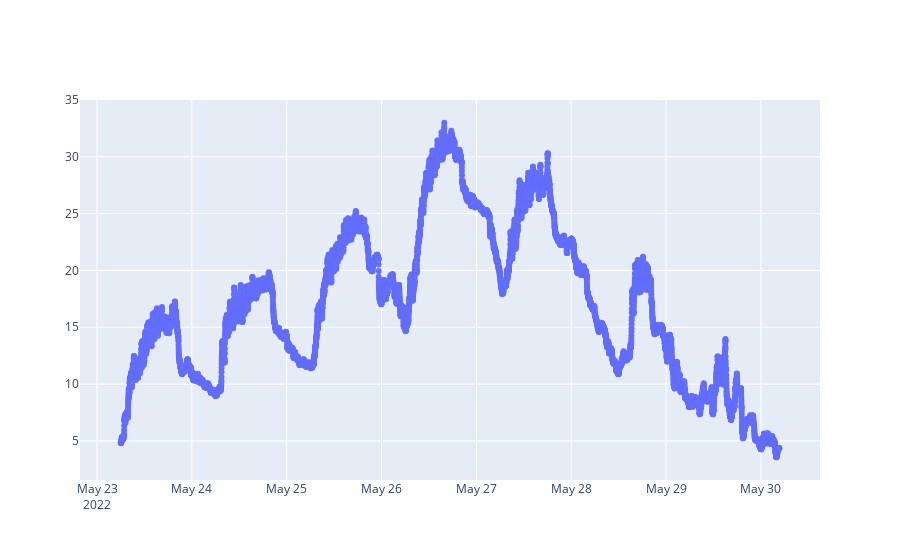

Notebook code cell kept with this figure:
### Code cell
met_df_mini = met_df.iloc[0:10000]
fig = go.Figure()
fig.add_trace(go.Scatter(
        x = met_df_mini.index,
        y = met_df_mini['air_temp_set_1'],
        mode='markers',
        #marker={'size':5},
        #name = f'{column[0:2]}:{column[2:4]}:{column[4:6]}'
    ))
fig.show()

### Figure 1 — Plotly figure (JSON) as saved in the notebook; plotly's stock layout.template omitted (floating-point values rounded to 4 significant figures; data arrays with more than 128 entries replaced by an {"elided": "..."} marker saying what was removed)
{"data": [{"mode": "markers", "type": "scatter", "x": {"elided": "10000 str values"}, "y": {"elided": "10000 float values"}}], "layout": {"autosize": true, "xaxis": {"autorange": true, "range": ["2022-05-22 19:52:52.4164", "2022-05-30 14:46:07.5836"], "type": "date"}, "yaxis": {"autorange": true, "range": [1.13, 35.43], "type": "linear"}}}
